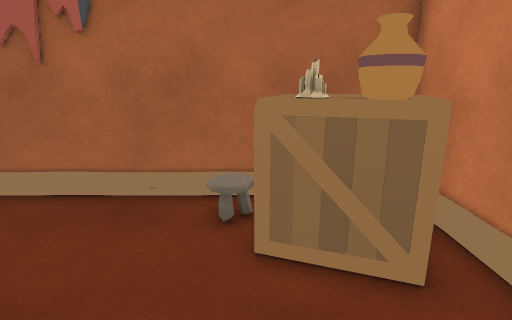
[1] (above)

16 first-person views from a walk through a 3-D level made in the Unity game engine. The camera is 1.5 m above the floor, tilts 14° down and sees 80° across. The floor is counted in squares, 0.5 m on a side. Each view is taken from the middle of a square. On the plan, view 1 faces up. The plan holds only what a view shows up to about 20 squares ahead; the rest is blank.

[2]
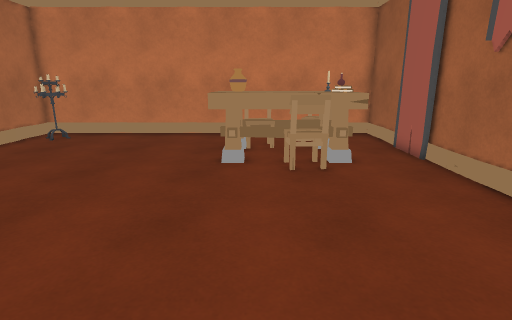

[3]
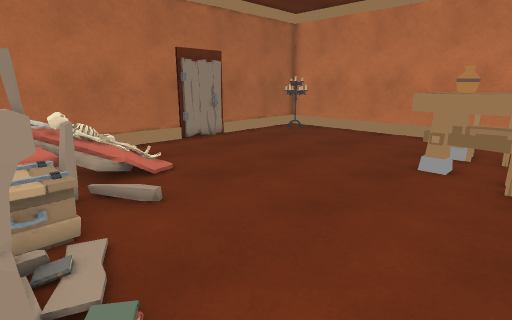

[4]
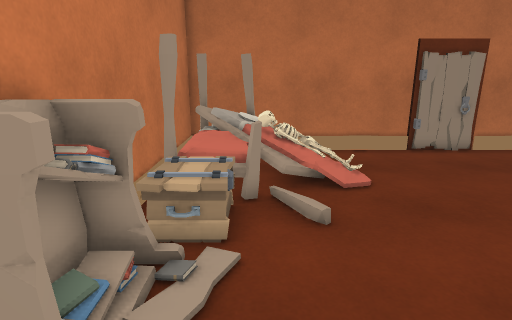

[5]
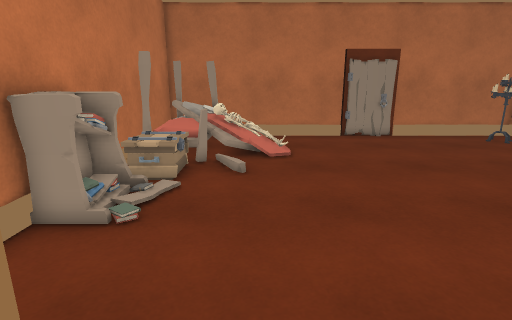

[6]
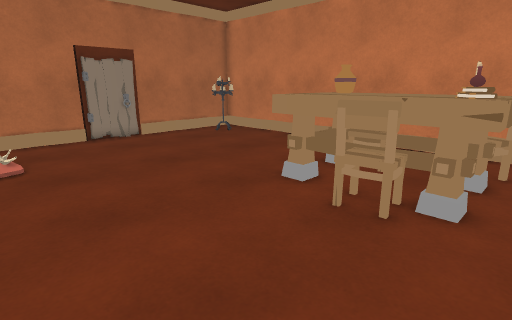

[7]
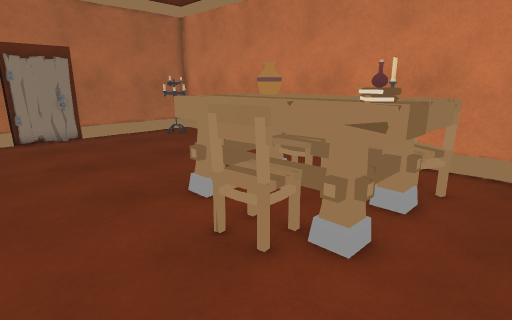

[8]
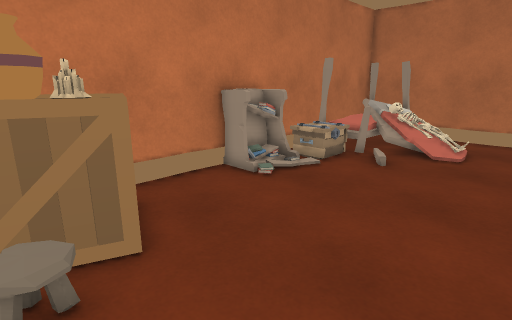

[9]
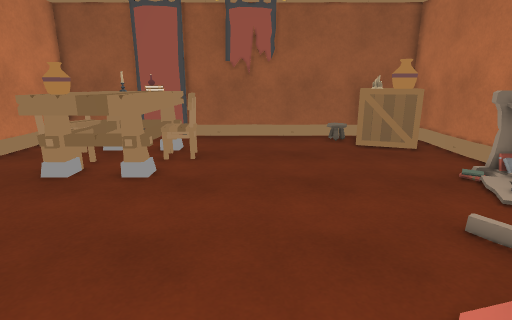

[10]
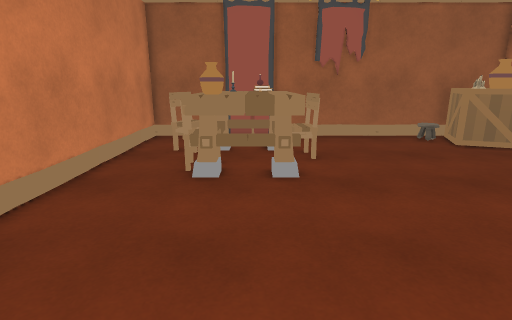

[11]
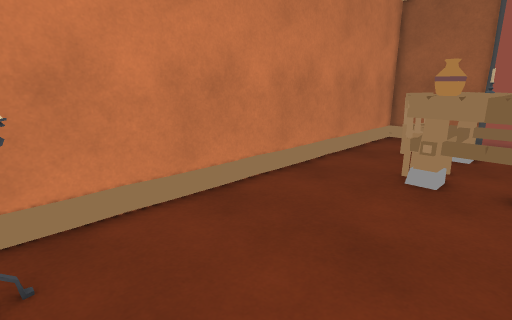

[12]
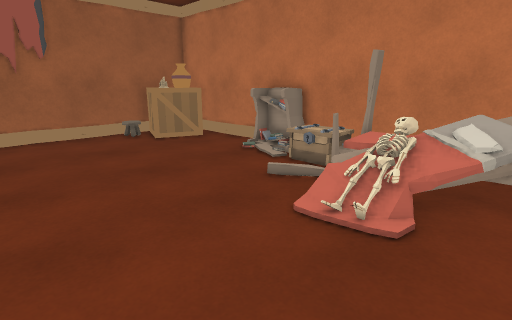

[13]
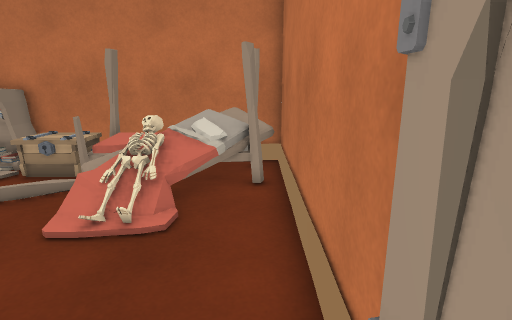

[14]
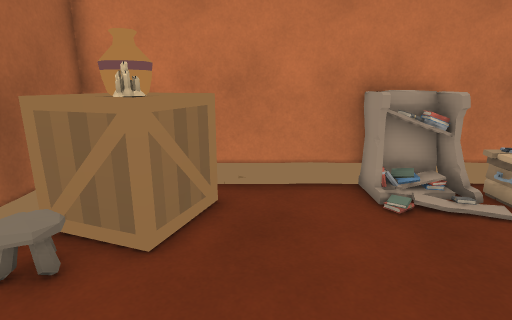

[15]
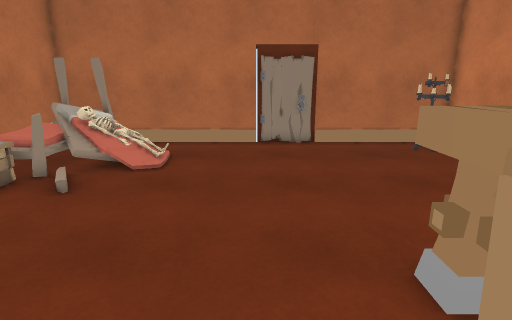

[16]
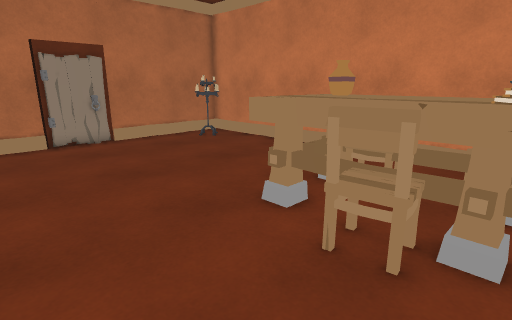

### Floor plan
Key: @ floor where view 1 was taken; # wall or solid block; . main floor; : floor 0.75 m higher than the main floor; / step, stairs or slope; B box; C candle; A banner; T table; L bottle; K books; H chair; S bookshelf; E chest; F bed; O other object.
Columns run from 16 left of view 1 to 4 right of it. Each row starts with its distance up from view 1.
  8 #####AA##############
  7 #................BBB#
  6 #...............BCBB#
  5 #..HHTLK........BCBB#
  4 #.HHHCKKH........BBB#
  3 #..HTTTHH...........#
  2 #..HHTTTH...........#
  1 #..HHTTT............#
  0 #...HTTT........@./S#
 -1 #...TTTT........../S#
 -2 #................./S#
 -3 #.................EE#
 -4 #.................EE#
 -5 #...............//EE#
 -6 #.............../FFF#
 -7 #..............//FFF#
 -8 #.............//:FFF#
 -9 #.............//FFFF#
-10 #OOO............FFFF#
-11 #.O..............FFF#
-12 #####################

Positions as (right, up) in squares from view 1, and headings:
1: (0, 0), facing up
2: (3, 1), facing left
3: (3, 3), facing down-left
4: (1, 2), facing down
5: (-1, 6), facing down
6: (-1, 6), facing down-left
7: (-4, 7), facing down-left
8: (-5, 7), facing down-right
9: (-5, -10), facing up
10: (-10, -10), facing up
11: (-9, -10), facing up-left
12: (-8, -11), facing up-right
13: (-8, -11), facing right
14: (-5, 3), facing right
15: (-6, 4), facing down
16: (-3, 5), facing down-left
